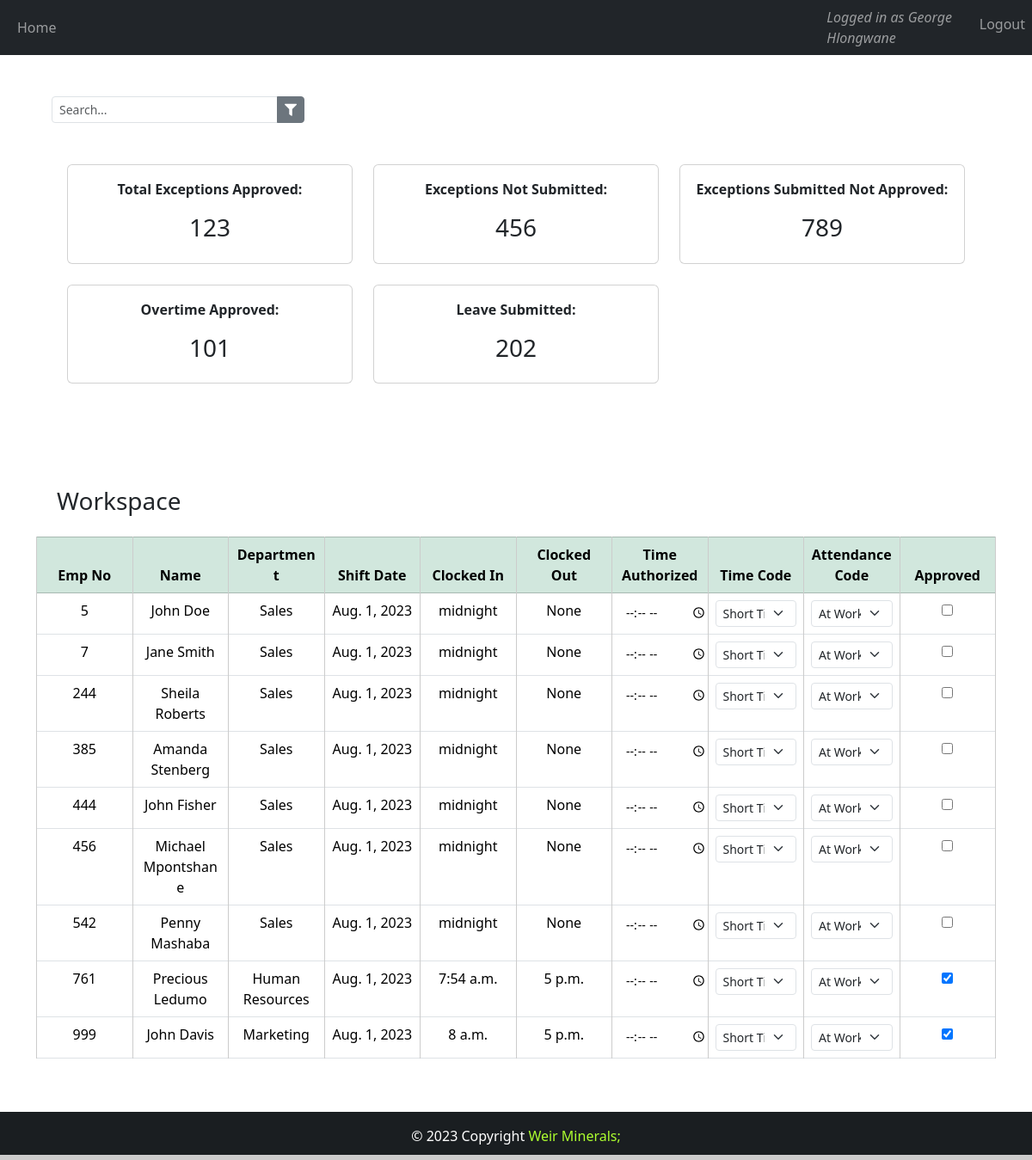
The page / (signed in) on the database its author committed.
### main/models.py (models this page shows, shortened)
class Employee(models.Model):
    class Department(models.TextChoices):
        IT = 'IT', 'IT'
        SALES = 'S', 'Sales'
        MARKETING = 'MRKT', 'Marketing'
        HR = 'HR', 'Human Resources'
    class TimeCode(models.TextChoices):
        SHORT_TIME = 'ST', 'Short Time'
        NORMAL_TIME = 'NT', 'Normal Time'
        OVERTIME = 'OT', 'Overtime'
    class AttendanceCode(models.TextChoices):
        AT_WORK = 'AW', 'At Work'
        ON_LEAVE = 'OL', 'On Leave'
    id = models.AutoField(primary_key=True)
    name = models.CharField(max_length=100, null=True)
    department = models.CharField(
        max_length=4,
        choices=Department.choices,
        default=Department.SALES,
    )
    shift_date = models.DateField(default='2023-08-01')
    clocked_in = models.TimeField(null=True, default='08:00')
    clocked_out = models.TimeField(blank=True, null=True)
    time_authorized = models.TimeField(blank=True, null=True, default='09:00')
    time_code = models.CharField(
        max_length=3,
        choices=TimeCode.choices,
        default=TimeCode.NORMAL_TIME,
    )
    attendance_code = models.CharField(
        max_length=2,
        choices=AttendanceCode.choices,
        default=AttendanceCode.AT_WORK,
    )
    is_approved = models.BooleanField(default=False)

### main/views.py (the view)
# urls.py: path('', views.home, name='home'),
@login_required(login_url="/login")
def home(request):
    all_employees = Employee.objects.all()
    employees_as_dicts = []
    for employee in all_employees:
        employee_data = {
            'id': employee.id,
            'name': employee.name,
            'department': employee.get_department_display(),
            'shift_date': employee.shift_date,
            'clocked_in': employee.clocked_in,
            'clocked_out': employee.clocked_out,
            'time_authorized': employee.time_authorized,
            'time_code': employee.get_time_code_display(),
            'attendance_code': employee.get_attendance_code_display(),
            'is_approved': employee.is_approved,
        }
        employees_as_dicts.append(employee_data)
    context = {
        'employees': employees_as_dicts,
    }
    return render(request, 'main/home.html', context)

### main/templates/main/home.html (shortened to what this page needs)
{% extends 'main/base.html' %}
{% load static %}
{% block content %}
<div class="d-flex m-5" style="width: 25%;">
    <div class="input-group input-group-sm">
      <input type="text" class="form-control" type="search" id="search" placeholder="Search...">
      <a href="{% url 'home' %}" class="btn btn-secondary btn-sm"><i class="fas fa-filter" aria-hidden="true"></i></a>
    </div>
</div>
<div class="container">
    <div class="row m-4">
        <div class="col-md-4 mb-4">
            <div class="card">
                <div class="card-body text-center">
                    <p><b>Total Exceptions Approved:</b></p>
                    <h3 class="card-title">123</h3>
                </div>
            </div>
        </div>
        <div class="col-md-4">
            <div class="card">
                <div class="card-body text-center">
                    <p><b>Exceptions Not Submitted:</b></p>
                    <h3 class="card-title">456</h3>
                </div>
            </div>
        </div>
        <div class="col-md-4">
            <div class="card">
                <div class="card-body text-center">
                    <p><b>Exceptions Submitted Not Approved:</b></p>
                    <h3 class="card-title">789</h3>
                </div>
            </div>
        </div>
        <div class="col-md-4">
            <div class="card">
                <div class="card-body text-center">
                    <p><b>Overtime Approved:</b></p>
                    <h3 class="card-title">101</h3>
                </div>
            </div>
        </div>
        <div class="col-md-4">
            <div class="card">
                <div class="card-body text-center">
                    <p><b>Leave Submitted:</b></p>
                    <h3 class="card-title">202</h3>
                </div>
            </div>
        </div>
    </div>
</div>
<div class="container">
  <br><br><br>
  <h3 class="m-4">Workspace</h3>
  <table class="table table-bordered" id="example" style="text-align: center;">
    <thead class="table-success">
      <tr>
      <th>Emp No</th>
      <th>Name</th>
      <th>Department</th>
      <th>Shift Date</th>
      <th>Clocked In</th>
      <th>Clocked Out</th>
      <th>Time Authorized</th>
      <th>Time Code</th>
      <th>Attendance Code</th>
      <th>Approved</th>
    </tr>
    </thead>
    {% for employee in employees %}
    <tr>
      <td>{{ employee.id }}</td>
      <td>{{ employee.name }}</td>
      <td>{{ employee.department }}</td>
      <td>{{ employee.shift_date }}</td>
      <td>{{ employee.clocked_in }}</td>
      <td>{{ employee.clocked_out }}</td>
      <td class="editable time-approved">
        <input type="time" value="{{ attendance.time_approved }}" class="timepicker form-select-sm" style="border: none;">
      </td>
      <td class="editable time-code">
            <select class="form-select form-select-sm" aria-label="Small select example">
                <option value="short-time">Short Time</option>
            </select>
        </td>
      <td class="editable attendance-code">
        <select class="form-select form-select-sm" aria-label="Small select example">
            <option value="at-work">At Work</option>
        </select>
    </td>
      <td class="editable approve">
        <input type="checkbox" {% if employee.is_approved %}checked{% endif %}>
    </td>
    </tr>
    {% endfor %}
  </table>
</div>
<br><br><br><br>
{% endblock content %}

### main/templates/main/base.html (shortened to what this page needs)
{% load static %}
<!DOCTYPE html>
<html lang="en">
<head>
    <link href="https://cdn.jsdelivr.net/npm/bootstrap@5.3.1/dist/css/bootstrap.min.css" rel="stylesheet">
    <link rel="stylesheet" href="https://cdnjs.cloudflare.com/ajax/libs/font-awesome/5.15.4/css/all.min.css" />
    <link rel="stylesheet" href="{% static 'css/style.css' %}">
    <link href="https://cdn.datatables.net/v/bs5/jq-3.7.0/jszip-3.10.1/dt-1.13.6/b-2.4.1/b-html5-2.4.1/b-print-2.4.1/datatables.min.css" rel="stylesheet">
</head>
<body>
    <div class="wrapper">
        <nav class="navbar navbar-expand-lg navbar-dark bg-dark">
            <div class="container-fluid">
                <div>
                    <ul class="navbar-nav">
                        <li class="nav-item">
                            <a href="/home" class="nav-link">Home</a>
                        </li>
                    </ul>
                </div>
            </div>
            <div>
                <ul class="navbar-nav">
                    {% if user.is_authenticated %}
                    <li class="nav-item"><span class="navbar-text"><i>Logged in as {{user.get_full_name}}</i></span></li>
                    <li class="nav-item">
                        <a href="/logout" class="nav-link">Logout</a>
                    </li>
                    {% else %}
                    <li class="nav-item">
                        <a href="/login" class="nav-link">Login</a>
                    </li>
                    {% endif %}
                </ul>
            </div>
        </nav>
        <div class="container-fluid">
            {% block content %}
            {% endblock %}
        </div>
    </div>
        <footer class="bg-dark text-center text-lg-start" id="footer" style="color: #fff;">
            <div class="text-center p-3" style="background-color: rgba(0, 0, 0, 0.2);">&copy; {% now "Y" %} Copyright
                <a class="text-light" href="https://weirafricastore.com/" target="_blank" rel="noopener noreferrer" style="text-decoration: none;">
                   <span style="color: greenyellow;">Weir Minerals;</span>
                </a>
            </div>
        </footer>
    </body>
</html>

### main/static/css/style.css (style rules this page uses)
html, body { height: 100%; margin: 0; max-width: 100%; }
.wrapper { min-height: 100%; margin-bottom: -50px; }
#footer, .push { height: 50px; }
table { max-width: 100%; table-layout: fixed; border-collapse: collapse; overflow-x: auto; }
td, th { padding: 8px; border: 1px solid #ccc; word-wrap: break-word; }

### rows shown on the page
Employee: name "John Doe", shift_date "Aug. 1, 2023", clocked_in "midnight"
Employee: name "Jane Smith", shift_date "Aug. 1, 2023", clocked_in "midnight"
Employee: name "Sheila Roberts", shift_date "Aug. 1, 2023", clocked_in "midnight"
Employee: name "Amanda Stenberg", shift_date "Aug. 1, 2023", clocked_in "midnight"
Employee: name "John Fisher", shift_date "Aug. 1, 2023", clocked_in "midnight"
Employee: name "Michael Mpontshane", shift_date "Aug. 1, 2023", clocked_in "midnight"
Employee: name "Penny Mashaba", shift_date "Aug. 1, 2023", clocked_in "midnight"
Employee: name "Precious Ledumo", shift_date "Aug. 1, 2023", clocked_in "7:54 a.m.", clocked_out "5 p.m."
Employee: name "John Davis", shift_date "Aug. 1, 2023", clocked_in "8 a.m.", clocked_out "5 p.m."

### other values the page prints
{{ user.get_full_name }} "George Hlongwane"
{{ employee.id }} "5" "7" "244" "385" "444" "456" "542" "761" "999"
{{ employee.department }} "Sales" "Sales" "Sales" "Sales" "Sales" "Sales" "Sales" "Human Resources" "Marketing"
{{ employee.clocked_out }} "None" "None" "None" "None" "None" "None" "None"
